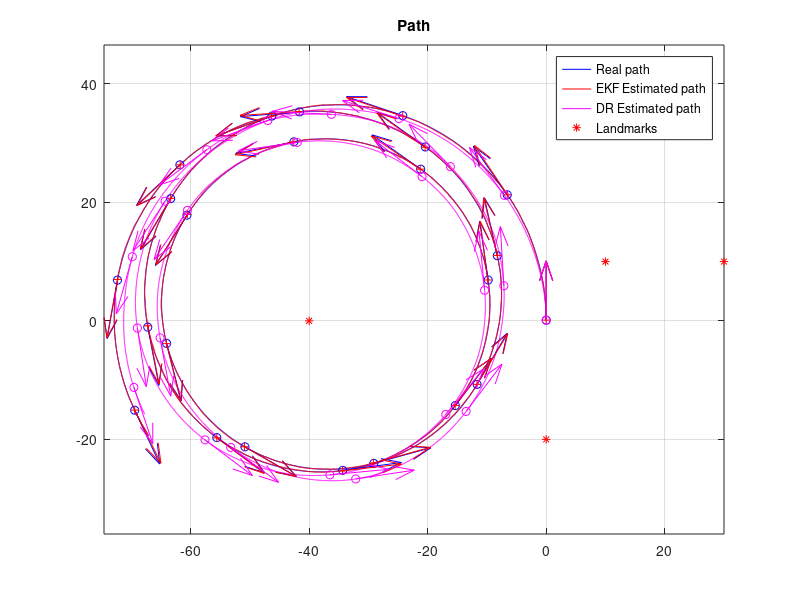
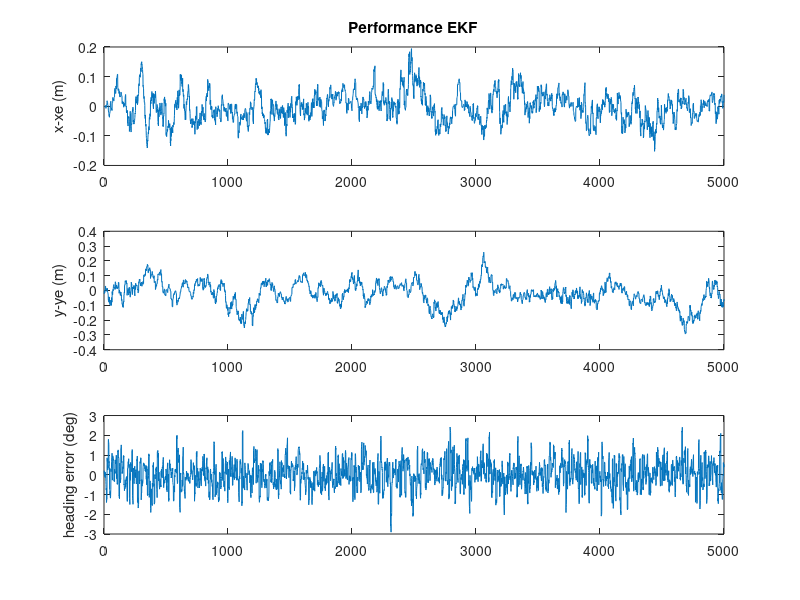
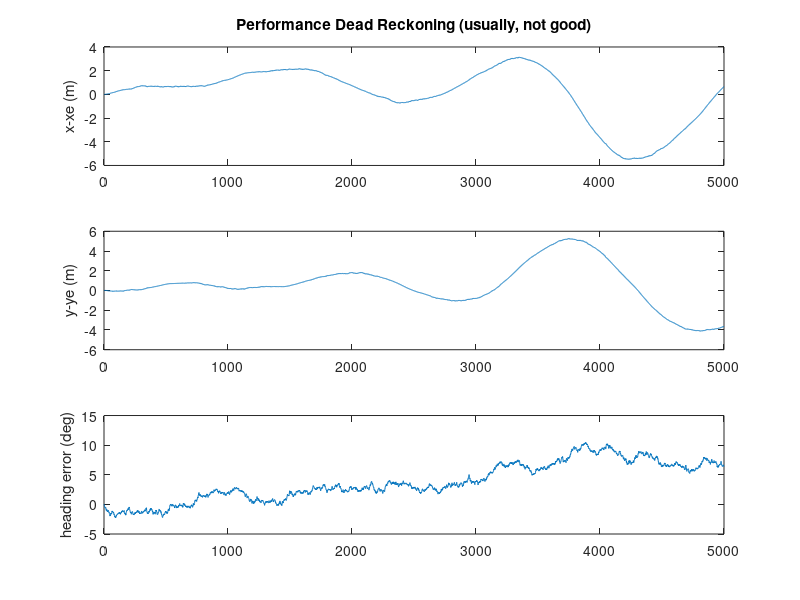

The MATLAB script that drew these images, in order:
% Author: Runkai Zhao, z5146927
%Program: Solution for AAS, T1.2020, Project2.Part1
%Citation: Referred to the sample code provided by the lecturer of MTRN4010.

function Part1()
% Standard deviation of the error in the angular rate sensor. 
stdDevGyro = 2*pi/180 ;    

% Standard deviation of the error in the speed's measurementsiy
stdDevSpeed = 0.15 ;

% ... errors in the range measurements (25cm, standard dev.)
sdev_rangeMeasurement = 0.25 ;   

Dt=0.05 ;                       % "sample time", 50ms
Li = 5000 ;                     % "experiment" duration, in iterations 
DtObservations=0.250 ;          % laser "sample time" (for observations), 4Hz, approximately

n_usedLanmarks = 5 ; 
global NavigationMap;
NavigationMap = CreateSomeMap(n_usedLanmarks) ;  %creates a artificial map!
    
Xe = [ 0; 0;pi/2 ] ; % expected value
Xdr = [ 0; 0;pi/2 ] ;
P = zeros(3,3) ;   % initial covariance

Xreal_History= zeros(3,Li) ;
Xe_History= zeros(3,Li) ;
XeDR_History= zeros(3,Li) ;

Q = diag( [ (0.01)^2 ,(0.01)^2 , (1*pi/180)^2]) ; %uncertainty of process model

time=0 ;
% initialize the simulator of process (the "real system").
InitSimulation(stdDevSpeed,stdDevGyro,sdev_rangeMeasurement,DtObservations); % create a struct containing info

clc();
disp('Running full simulation, OFF line. Please wait...');

for i = 1:Li
    time = time + Dt;
    SimuPlatform(time,Dt);      % because NOW I do not have a real system, I simulate it.
                                                 % update speed, angular rate, state and current time
    [Noisy_speed,Noisy_GyroZ]=GetProcessModelInputs(); % add noise into the input
    
    Xdr = RunProcessModel(Xdr,Noisy_speed,Noisy_GyroZ,Dt);
    
    % start of EKF
    %Prediction step:
    % covariance P(k|k)=>P(k+1|k)
    J = [ [1,0,-Dt*Noisy_speed*sin(Xe(3))  ]  ; [0,1,Dt*Noisy_speed*cos(Xe(3))] ;    [ 0,0,1 ] ] ;  % 3 by 3 matrix
    Fu = [Dt*cos(Xe(3)), 0; Dt*sin(Xe(3)), 0; 0, Dt]; % 3 by 2 matrix
    Pu = diag([(stdDevSpeed)^2, stdDevGyro^2]); % 2 by 2 matrix, covariance of noise in input
    % then I calculate the new coveraince based on currect stuff(k|k), after the prediction P(K+1|K) = J*P(K|K)*J'+Fu*Pu*Fu'+Q ;
    P = J*P*J'+Fu*Pu*Fu'+Q;   
    %P = J*P*J'+Fu*Pu*Fu'
    %expected value: X(k|k)=>X(k+1|k), inset the currect state into process
    %model equation.
    Xe = RunProcessModel(Xe,Noisy_speed,Noisy_GyroZ,Dt) ; % beside, we assume that the noise is zero mean.
    % so, here/now, the variable "Xe" contains "X^(k+1|k)"   ("X^" means "X hat", i.e. predicted expected value of X(k+1) )
    % and the variable "P" is "P(k+1|k)".     
    % The predition step, for this iteration, is done.
    
    % .. Get range measuremens, if those are available.
    [nDetectedLandmarks,MeasuredRanges, MeasuredBearings, IDs]=GetObservationMeasurements();
    
    % Update steps
    for u = 1:nDetectedLandmarks
        ID = IDs(u);            % landmark ID?    (in "real life", this is provided by the "data association")
            
        % some auxiliary variables.
        eDX = (NavigationMap.landmarks(ID,1)-Xe(1));      % (Xa-X)
        eDY = (NavigationMap.landmarks(ID,2)-Xe(2));      % (Ya-Y)
        eRange = sqrt( eDX*eDX + eDY*eDY ) ; %   estimated range
        eBearing = atan2(eDY, eDX)-Xe(3)+pi/2; % estimated bearing(angle) in radian
        % H matrix, evaluated at prior state X^(k+1|k)
        H = [-eDX/eRange , -eDY/eRange , 0; eDY/eRange^2, -eDX/eRange^2, -1]; %2 by 3 matrix
        % Evaluate residual (innovation)
        Z = [MeasuredRanges(u); MeasuredBearings(u)] - [eRange; eBearing];
        % covariance of the noise in measurements
        R = [0.25^2, 0; 0, (1.5*pi/180)^2];
        % intermediate equations for EKF same as KF
        S = R + H*P*H' ;
        K = P*H'*inv(S);
        % finally, we do it...We obtain  X(k+1|k+1) and P(k+1|k+1)
         Xe = Xe+K*Z ;       % update the  expected value
         P = P-K*H*P ;       % update the Covariance % i.e. "P = P-P*H'*S^-1*H*P"  )
        % update done, sigle EKF done
        
    end
    Xe_History(:,i)    = Xe;
    Xreal_History(:,i) = GetCurrentSimulatedState() ;
    XeDR_History(:,i)  = Xdr ;

end %end of loop
        
fprintf('Done. Showing results, now..\n');
% now, we can see the resutls.
% PLOT some results. 
SomePlots(Xreal_History,Xe_History, XeDR_History, NavigationMap) ;
    
end

function map = CreateSomeMap(n_used)
    n_used = max(0,min(4,n_used));      % accepts no less than 1, no more than 4. 
    
    landmarks = [  [ -40,0 ];[ -0,-20 ];[ 10,10 ] ;[ 30,10 ]  ] ;   
    % you may modify this list, in case you want to add more landmarks to the navigation map.
    
    map.landmarks = landmarks(1:n_used,:) ;
    map.nLandmarks = n_used ;
return ;
end

function InitSimulation(stdDevSpeed,stdDevGyro,sdev_rangeMeasurement,DtObservations)
    global ContextSimulation;
    ContextSimulation.Xreal = [ 0; 0;pi/2 ] ;     % [x;y;phi]
    ContextSimulation.stdDevSpeed = stdDevSpeed;
    ContextSimulation.stdDevGyro = stdDevGyro;
    ContextSimulation.Xreal = [0;0;pi/2];
    ContextSimulation.speed=0;
    ContextSimulation.GyroZ=0;
    ContextSimulation.sdev_rangeMeasurement=sdev_rangeMeasurement;
    ContextSimulation.DtObservations=DtObservations;
    ContextSimulation.timeForNextObservation= 0;
    ContextSimulation.CurrSimulatedTime=0;
return;
end


function  SimuPlatform(time,Dt) % update speed, angular rate, state and current time
    global ContextSimulation;    
    
    % simulate some crazy driver for the car..
    [ContextSimulation.speed,ContextSimulation.GyroZ] = SimuControl(ContextSimulation.Xreal,time) ;      % read kinematic model inputs, ideal ones
    % .........................................
    % simulate one step of the "real system":  Xreal(time)
    ContextSimulation.Xreal = RunProcessModel(ContextSimulation.Xreal,ContextSimulation.speed,ContextSimulation.GyroZ,Dt) ;
    ContextSimulation.CurrSimulatedTime = ContextSimulation.CurrSimulatedTime+Dt;
return;
end

function [speed,GyroZ] = SimuControl(X,t)
    speed = 2 ;                                         % cruise speed, 2m/s  ( v ~ 7km/h), the speed is constant, may need to change later
    GyroZ = 3*pi/180 + sin(0.1*2*pi*t/50)*.02 ;         % some crazy driver moving the steering wheel...
return ;
end

function Xnext=RunProcessModel(X,speed,GyroZ,dt) 
    Xnext = X + dt*[ speed*cos(X(3)) ;  speed*sin(X(3)) ; GyroZ ] ;
return ;
end

function [Noisy_speed,Noisy_GyroZ]=GetProcessModelInputs()
    % .....................................................
    % add noise to simulate real conditions
    % WHY? to be realistic. When we measure things the measurements are polluted with noise, So I simulated that situation by adding random
    % noise to the perfect measurements (the ones I get from the simulated "real" platform.
    global ContextSimulation;
    Noisy_speed =ContextSimulation.speed+ContextSimulation.stdDevSpeed*randn(1) ;
    Noisy_GyroZ =ContextSimulation.GyroZ+ContextSimulation.stdDevGyro*randn(1);
return;
end

function [nDetectedLandmarks,MeasuredRanges, MeasuredBearings, IDs]=GetObservationMeasurements(map)
    global ContextSimulation NavigationMap;       
   
    if ContextSimulation.CurrSimulatedTime<ContextSimulation.timeForNextObservation,
        % no measurements of outputs at this time.
        nDetectedLandmarks=0;
        MeasuredRanges=[];
        MeasuredBearings = [];
        IDs=[];
        return ; 
    end;
    
    % next observation time
    ContextSimulation.timeForNextObservation = ContextSimulation.timeForNextObservation+ContextSimulation.DtObservations;
    
    % get simulated range measurements (actual system), in this case the
    % simulated platform.
        [RealRanges, RealBearing, IDs] = GetMeasurementsFomNearbyLandmarks(ContextSimulation.Xreal,NavigationMap) ;
                % ...................................................
        nDetectedLandmarks = length(RealRanges) ;
        
        if (nDetectedLandmarks<1)       % no detected landmarks...
            MasuredRanges=[]; MeasuredBearings = [];  IDs=[];    return ; 
        end
        
        % Here I corrupt the simulated measurements by adding some random noise (to simulate the noise that would be present in the reality)
        % this is the noise:
        noiseInRange= ContextSimulation.sdev_rangeMeasurement*randn(size(RealRanges));
        noiseInBearing= (1.5*pi/180)*randn(size(RealBearing));
        % here I add it to the perfect ranges' measurements
        MeasuredRanges = RealRanges +  noiseInRange ;
        MeasuredBearings = RealBearing +  noiseInBearing ;
        % so MasuredRanges are the measurements polluted with
        % noise. I get the "perfect measurements" from the simulated
        % platform.
        
        % in real life they arrive already polluted!
        
 return;
end

function [ranges, bearing, IDs] = GetMeasurementsFomNearbyLandmarks(X,map) % adding bearing
    
    if map.nLandmarks>0
        dx= map.landmarks(:,1) - X(1);
        dy= map.landmarks(:,2) - X(2) ;
        ranges = sqrt((dx.*dx + dy.*dy)) ;
        bearing = atan2(dy, dx) - X(3) + pi/2;
        IDs = [1:map.nLandmarks];
    else
        IDs=[];ranges=[]; bearing = [];
    end
    % I simulate I measure/detect all the landmarks, however there can be
    % cases where I see just the nearby ones.
    
return ;
end

function X=GetCurrentSimulatedState()
        global ContextSimulation;
        X=ContextSimulation.Xreal;  
 return;   end



function SomePlots(Xreal_History,Xe_History, Xdr_History, map)



figure(2) ; clf ; hold on ;
plot(Xreal_History(1,:),Xreal_History(2,:),'b') ;
plot(Xe_History(1,:),Xe_History(2,:),'r') ;
plot(Xdr_History(1,:),Xdr_History(2,:),'m') ;

if (map.nLandmarks>0)
    plot(map.landmarks(:,1),map.landmarks(:,2),'*r') ;
    legend({'Real path','EKF Estimated path','DR Estimated path','Landmarks'});
else
    legend({'Real path','EKF Estimated path','DR Estimated path'});
end





%show vectors, for visualizing heading, at a small number of points.
ii = [1:225:length(Xe_History(1,:))] ;
m=10;
 quiver(Xreal_History(1,ii),Xreal_History(2,ii),m*cos(Xreal_History(3,ii)),m*sin(Xreal_History(3,ii)),'b','AutoScale','off','Marker','o' ) ;
 quiver(Xe_History(1,ii),Xe_History(2,ii),m*cos(Xe_History(3,ii)),m*sin(Xe_History(3,ii)),'r','AutoScale','off','Marker','+') ;
 quiver(Xdr_History(1,ii),Xdr_History(2,ii),m*cos(Xdr_History(3,ii)),m*sin(Xdr_History(3,ii)),'m','AutoScale','off','Marker','o' ) ;

axis equal ;

title('Path') ;
zoom on ; grid on; box on;

% --------- plot errors between EKF estimates and the real values
figure(3) ; clf ; 
Xe=Xe_History;
subplot(311) ; plot(Xreal_History(1,:)-Xe(1,:)) ;ylabel('x-xe (m)') ;
title('Performance EKF') ;
subplot(312) ; plot(Xreal_History(2,:)-Xe(2,:)) ;ylabel('y-ye (m)') ;
subplot(313) ; plot(180/pi*(Xreal_History(3,:)-Xe(3,:))) ;ylabel('heading error (deg)') ;

figure(4) ; clf ; 
Xe=Xdr_History;
subplot(311) ; plot(Xreal_History(1,:)-Xe(1,:)) ;ylabel('x-xe (m)') ;
title('Performance Dead Reckoning (usually, not good)') ;
subplot(312) ; plot(Xreal_History(2,:)-Xe(2,:)) ;ylabel('y-ye (m)') ;
subplot(313) ; plot(180/pi*(Xreal_History(3,:)-Xe(3,:))) ;ylabel('heading error (deg)') ;
Xe=[];

return ;
end